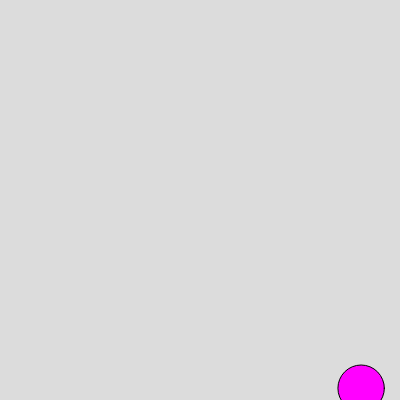
Frame 1 (no input)
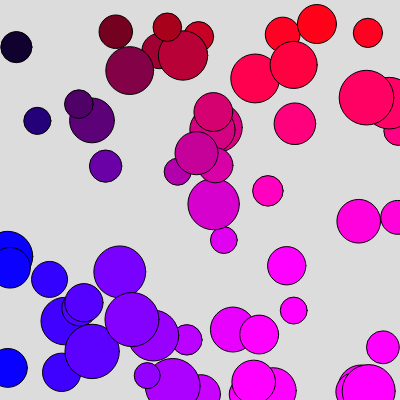
Frame 60 (no input)
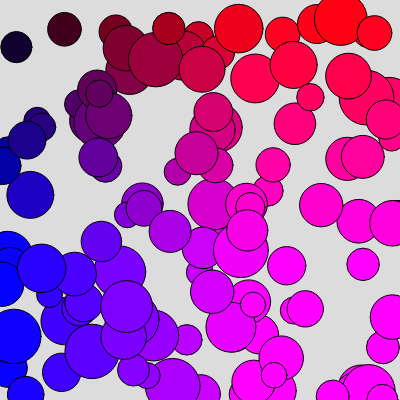
Frame 120 (the mouse pressed at the canvas centre since frame 60)

The p5.js sketch that drew these frames (run headless with seeded random() and noise() and a simulated clock; from frame 60 on, the mouse is pressed at the canvas centre):

// p5.js sketch
// ── sketch.js
console.log('heyo');

function setup() {
  createCanvas(400, 400);
  background(220);
}

function getNum() {
  return Math.random() * (400 - 0) + 0;
}

let round = 0

function draw() {
  if (round > 300) {
    return
  } else {
    let x = getNum()
    let y = getNum()
    fill(x, 1, y)
    circle(x, y, random(55, 25))
    round++ 
  }
}
